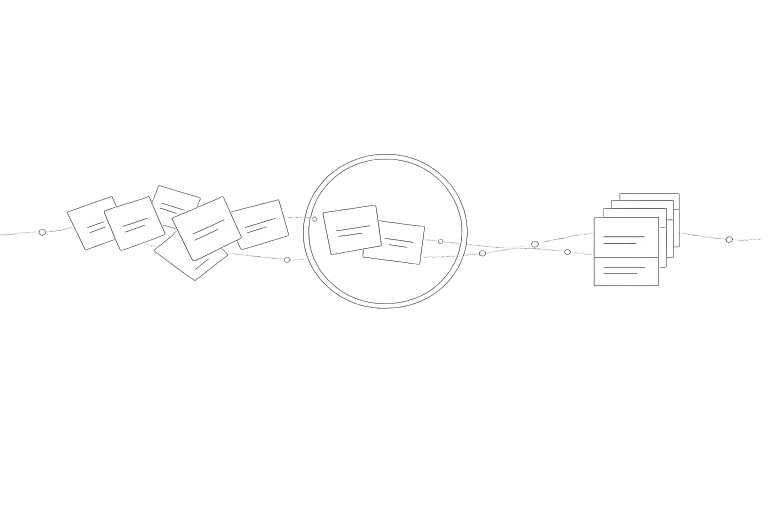
#> input picture assets/hero-source.png, 1536 x 1024 px (shown at 1/2 size)
$ python -i frame_quality.py   (imports and definitions only)
#> lines starting #> are read from the running program, lines starting #| are printed output that depends on the picture
"""Cheap, model-free heuristics to drop useless or duplicate frames.

Keeps the captioner from wasting time on black/blank/near-identical
frames. No neural network, no heavy blur detector.
"""

from __future__ import annotations

from dataclasses import dataclass
from typing import Optional

from PIL import Image, UnidentifiedImageError

from filesight.constants import (
    BRIGHT_MEAN_THRESHOLD,
    DARK_MEAN_THRESHOLD,
    LOW_VARIANCE_STDDEV_THRESHOLD,
    NEAR_DUPLICATE_HAMMING_THRESHOLD,
)

# Skip reason codes
TOO_DARK = "too_dark"
TOO_BRIGHT = "too_bright"
LOW_VARIANCE = "low_variance"
NEAR_DUPLICATE = "near_duplicate"
DECODE_FAILED = "decode_failed"


@dataclass
class FrameQuality:
    usable: bool
    skip_reason: Optional[str] = None
    dhash: Optional[int] = None


def _mean_std(gray: Image.Image) -> tuple[float, float]:
    pixels = gray.tobytes()  # one byte per pixel in mode "L"
    count = len(pixels)
    if count == 0:
        return 0.0, 0.0
    mean = sum(pixels) / count
    variance = sum((p - mean) ** 2 for p in pixels) / count
    return mean, variance**0.5


def difference_hash(image: Image.Image, size: int = 8) -> int:
    """Row-wise difference hash: (size x size) bits packed into an int."""
    small = image.convert("L").resize((size + 1, size), Image.BILINEAR)
    pixels = small.tobytes()
    bits = 0
    for row in range(size):
        base = row * (size + 1)
        for col in range(size):
            left = pixels[base + col]
            right = pixels[base + col + 1]
            bits = (bits << 1) | (1 if left > right else 0)
    return bits


def hamming_distance(a: int, b: int) -> int:
    return bin(a ^ b).count("1")


def assess_frame(path: str, previous_hash: Optional[int] = None) -> FrameQuality:
    """Judge one extracted frame; compare against the previous kept frame."""
#> called with path = '../../assets/hero-source.png'
    try:
        with Image.open(path) as img:
#> img is the input picture: PIL image 1536x1024 RGBA; mean R, G, B, A 154.6, 155, 154.7, 16.9
            img.load()
            rgb = img.convert("RGB")
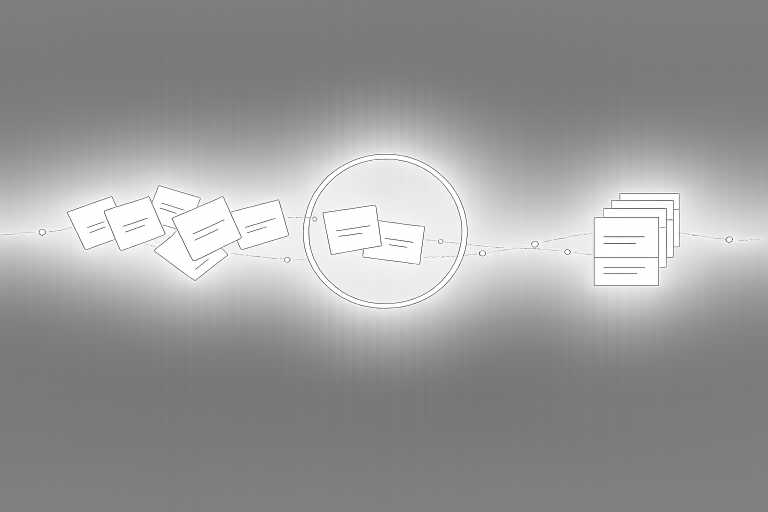
#> rgb: PIL image 1536x1024 RGB (shown at 1/2 size); mean R, G, B 154.6, 155, 154.7
    except (UnidentifiedImageError, OSError):
        return FrameQuality(usable=False, skip_reason=DECODE_FAILED)

    gray = rgb.convert("L")
    mean, stddev = _mean_std(gray)
#> in _mean_std, `count = len(pixels)`: count = 1572864
#> in _mean_std, `mean = sum(pixels) / count`: mean = 154.9
#> in _mean_std, `variance = sum((p - mean) ** 2 for p in pixels) / count`: variance = 1946.4
#> mean = 154.9; stddev = 44.12
    dhash = difference_hash(rgb)
#> after the loop in difference_hash, `for row in range(size):`: bits = 9227045698695678080
#> dhash = 9227045698695678080

    if mean <= DARK_MEAN_THRESHOLD:
        return FrameQuality(False, TOO_DARK, dhash)
    if mean >= BRIGHT_MEAN_THRESHOLD:
        return FrameQuality(False, TOO_BRIGHT, dhash)
    if stddev <= LOW_VARIANCE_STDDEV_THRESHOLD:
        return FrameQuality(False, LOW_VARIANCE, dhash)
    if (
        previous_hash is not None
        and hamming_distance(dhash, previous_hash)
        <= NEAR_DUPLICATE_HAMMING_THRESHOLD
    ):
        return FrameQuality(False, NEAR_DUPLICATE, dhash)

    return FrameQuality(usable=True, dhash=dhash)

>>> result = assess_frame('../../assets/hero-source.png')
